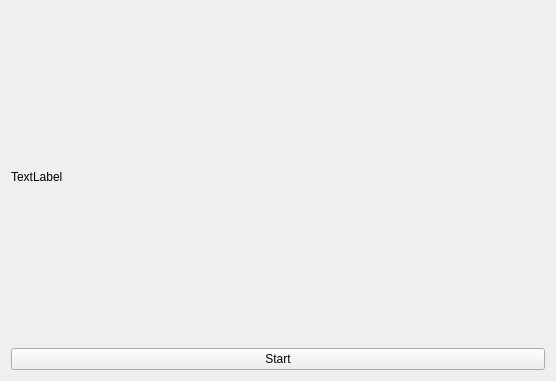
<?xml version="1.0" encoding="UTF-8"?>
<ui version="4.0">
 <class>Form</class>
 <widget class="QWidget" name="Form">
  <property name="geometry">
   <rect>
    <x>0</x>
    <y>0</y>
    <width>556</width>
    <height>381</height>
   </rect>
  </property>
  <property name="windowTitle">
   <string>Face detection</string>
  </property>
  <layout class="QVBoxLayout" name="verticalLayout">
   <item>
    <widget class="QLabel" name="image_label">
     <property name="text">
      <string>TextLabel</string>
     </property>
    </widget>
   </item>
   <item>
    <widget class="QPushButton" name="control_bt">
     <property name="text">
      <string>Start</string>
     </property>
    </widget>
   </item>
  </layout>
 </widget>
 <resources/>
 <connections/>
</ui>
